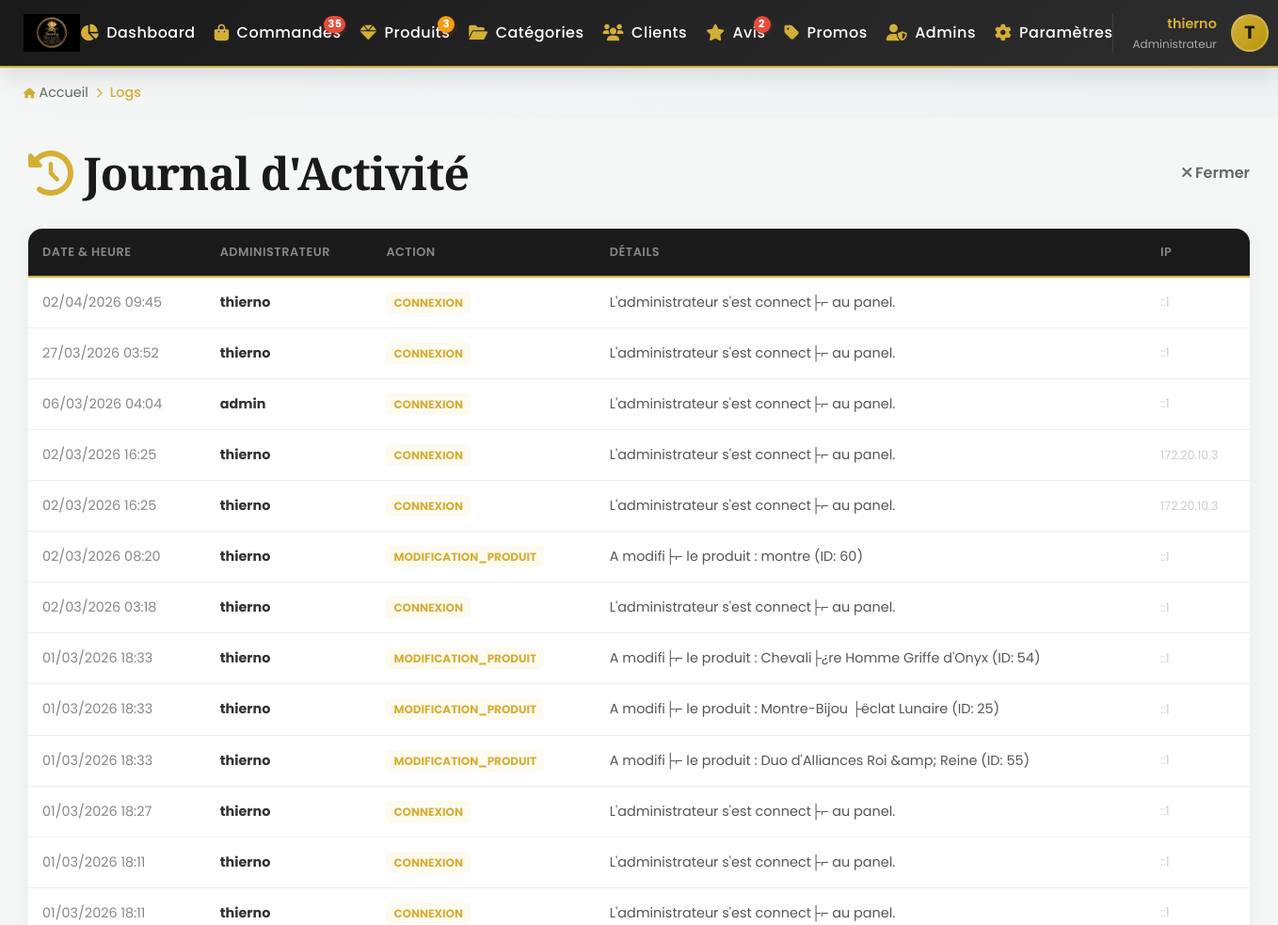
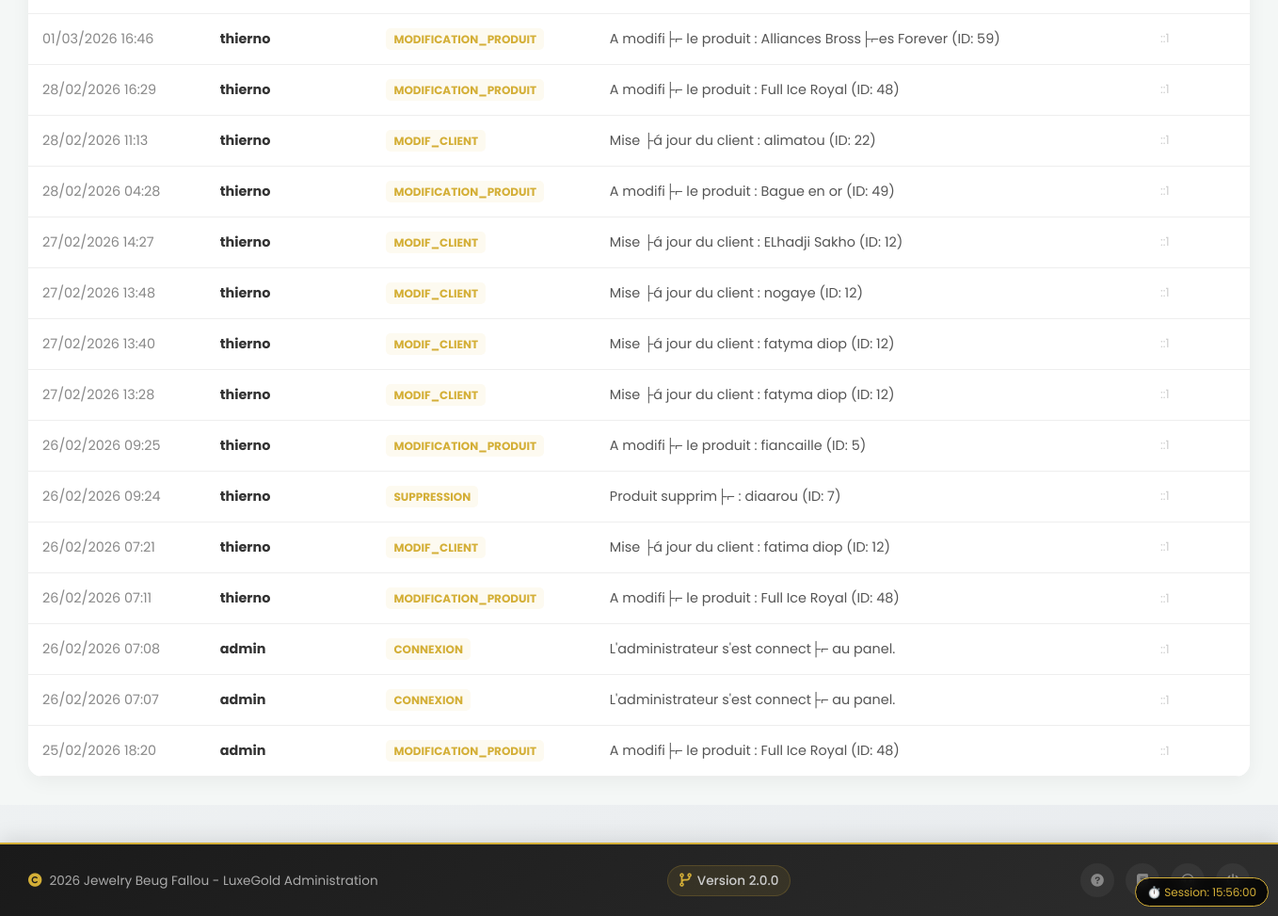
Page /admin/logs.php (signed in) on the committed database (2 pictures, top to bottom).
### tables this page shows
CREATE TABLE `parametres` (
  `id` int(11) NOT NULL DEFAULT 1,
  `nom_boutique` varchar(100) NOT NULL,
  `telephone_whatsapp` varchar(20) NOT NULL,
  `email_contact` varchar(150) DEFAULT NULL,
  `adresse_boutique` text DEFAULT NULL,
  `logo_filename` varchar(255) DEFAULT 'logo.png',
  PRIMARY KEY (`id`)
);

CREATE TABLE `logs_activite` (
  `id` int(11) NOT NULL AUTO_INCREMENT,
  `id_admin` int(11) NOT NULL,
  `admin_nom` varchar(100) DEFAULT NULL,
  `action` varchar(50) NOT NULL,
  `details` text DEFAULT NULL,
  `ip_address` varchar(45) DEFAULT NULL,
  `created_at` timestamp NOT NULL DEFAULT current_timestamp(),
  PRIMARY KEY (`id`)
);

### config/db.php (called while the page is built, shortened)
<?php
$host = getenv('MYSQL_HOST') ?: 'localhost';
$db   = getenv('MYSQL_DB')   ?: 'luxegold_db';
$user = getenv('MYSQL_USER') ?: 'root';
$pass = getenv('MYSQL_PASS') ?: '';
$charset = 'utf8mb4';
$dsn = "mysql:host=$host;dbname=$db;charset=$charset";
$options = [
    PDO::ATTR_ERRMODE            => PDO::ERRMODE_EXCEPTION,
    PDO::ATTR_DEFAULT_FETCH_MODE => PDO::FETCH_ASSOC,
    PDO::ATTR_EMULATE_PREPARES   => false,
];
try {
     $pdo = new PDO($dsn, $user, $pass, $options);
} catch (\PDOException $e) {
     die("Erreur de connexion : " . $e->getMessage());
}
try {
    $stmtConfig = $pdo->query("SELECT * FROM parametres WHERE id = 1");
    $resultConfig = $stmtConfig->fetch(PDO::FETCH_ASSOC);
    if ($resultConfig) {
        $config_site = $resultConfig;
    }
} catch (PDOException $e) {
}
?>

### admin/logs.php (the view, shortened to what this page needs)
<?php
require_once '../config/db.php';
$logs = $pdo->query("SELECT * FROM logs_activite ORDER BY created_at DESC LIMIT 50")->fetchAll();
include 'includes/admin_header.php';
?>
<div class="container py-5" style="background: #f4f7f6; min-height: 100vh; padding: 30px; font-family: 'Poppins', sans-serif;">
    <div style="display: flex; justify-content: space-between; align-items: center; margin-bottom: 30px;">
        <h2 style="font-family: 'Playfair Display', serif;"><i class="fas fa-history" style="color: #d4af37;"></i> Journal d'Activité</h2>
        <a href="dashboard.php" style="text-decoration: none; color: #666; font-weight: 600;"><i class="fas fa-times"></i> Fermer</a>
    </div>
    <div style="background: white; border-radius: 15px; box-shadow: 0 5px 20px rgba(0,0,0,0.05); overflow: hidden;">
        <table style="width: 100%; border-collapse: collapse; text-align: left;">
            <thead>
                <tr style="background: #1a1a1a; color: #d4af37;">
                    <th style="padding: 15px;">Date & Heure</th>
                    <th style="padding: 15px;">Administrateur</th>
                    <th style="padding: 15px;">Action</th>
                    <th style="padding: 15px;">Détails</th>
                    <th style="padding: 15px;">IP</th>
                </tr>
            </thead>
            <tbody>
                <?php foreach($logs as $l): ?>
                <tr style="border-bottom: 1px solid #eee; font-size: 0.9rem;">
                    <td style="padding: 15px; color: #888;"><?= date('d/m/Y H:i', strtotime($l['created_at'])) ?></td>
                    <td style="padding: 15px;"><strong><?= htmlspecialchars($l['admin_nom']) ?></strong></td>
                    <td style="padding: 15px;">
                        <span style="background: #fdfaf0; color: #d4af37; padding: 3px 8px; border-radius: 5px; font-size: 0.75rem; font-weight: bold;">
                            <?= $l['action'] ?>
                        </span>
                    </td>
                    <td style="padding: 15px; color: #555;"><?= htmlspecialchars($l['details']) ?></td>
                    <td style="padding: 15px; color: #ccc; font-size: 0.8rem;"><?= $l['ip_address'] ?></td>
                </tr>
                <?php endforeach; ?>
            </tbody>
        </table>
    </div>
</div>
<?php include 'includes/admin_footer.php'; ?>

### admin/includes/admin_header.php (shortened to what this page needs)
<!DOCTYPE html>
<html lang="fr">
<head>
    <link rel="stylesheet" href="https://cdnjs.cloudflare.com/ajax/libs/font-awesome/6.0.0/css/all.min.css">
    <link rel="stylesheet" href="../assets/css/admin.css">
    <link rel="stylesheet" href="../assets/css/style.css">
</head>
<body>
    <div class="admin-navbar">
        <div class="nav-container">
            <div class="nav-logo">
            <img src="../assets/img/<?= htmlspecialchars($config_site['logo_filename'] ?? 'logo.png') ?>" alt="<?= htmlspecialchars($config_site['nom_boutique'] ?? 'Jewelry Beug Fallou') ?>" style="height: 40px; width: auto;">            </div>
            <ul class="nav-menu" id="adminNavMenu">
                <li class="nav-item">
                    <a href="dashboard.php" class="nav-link <?= basename($_SERVER['PHP_SELF']) == 'dashboard.php' ? 'active' : '' ?>">
                        <i class="fas fa-chart-pie"></i>
                        <span>Dashboard</span>
                    </a>
                </li>
                <li class="nav-item">
                    <a href="commandes.php" class="nav-link <?= basename($_SERVER['PHP_SELF']) == 'commandes.php' ? 'active' : '' ?>">
                        <i class="fas fa-shopping-bag"></i>
                        <span>Commandes</span>
                        <?php
                        try {
                            $stmt = $pdo->query("SELECT COUNT(*) FROM commandes WHERE statut = 'en_attente'");
                            $pendingOrders = $stmt->fetchColumn();
                            if ($pendingOrders > 0) {
                                echo '<span class="nav-badge">' . $pendingOrders . '</span>';
                            }
                        } catch (Exception $e) {}
                        ?>
                    </a>
                </li>
                <li class="nav-item">
                    <a href="produits.php" class="nav-link <?= strpos($_SERVER['PHP_SELF'], 'produit') !== false ? 'active' : '' ?>">
                        <i class="fas fa-gem"></i>
                        <span>Produits</span>
                        <?php
                        try {
                            $stmt = $pdo->query("SELECT COUNT(*) FROM produits WHERE stock <= 2 AND stock > 0");
                            $lowStock = $stmt->fetchColumn();
                            if ($lowStock > 0) {
                                echo '<span class="nav-badge" style="background: #f39c12;">' . $lowStock . '</span>';
                            }
                        } catch (Exception $e) {}
                        ?>
                    </a>
                </li>
                <li class="nav-item">
                    <a href="categories.php" class="nav-link <?= strpos($_SERVER['PHP_SELF'], 'categorie') !== false ? 'active' : '' ?>">
                        <i class="fas fa-folder-open"></i>
                        <span>Catégories</span>
                    </a>
                </li>
                <li class="nav-item">
                    <a href="clients.php" class="nav-link <?= basename($_SERVER['PHP_SELF']) == 'clients.php' ? 'active' : '' ?>">
                        <i class="fas fa-users"></i>
                        <span>Clients</span>
                    </a>
                </li>
                <li class="nav-item">
                    <a href="gestion_avis.php" class="nav-link <?= basename($_SERVER['PHP_SELF']) == 'gestion_avis.php' ? 'active' : '' ?>">
                        <i class="fas fa-star"></i>
                        <span>Avis</span>
                        <?php
                        try {
                            $stmtAvisBadge = $pdo->query("SELECT COUNT(*) FROM avis WHERE statut = 'en_attente'");
                            $pendingAvis = $stmtAvisBadge->fetchColumn();
                            if ($pendingAvis > 0) {
                                echo '<span class="nav-badge" style="background: #e74c3c;">' . $pendingAvis . '</span>';
                            }
                        } catch (Exception $e) {}
                        ?>
                    </a>
                </li>
                <li class="nav-item">
                    <a href="promos.php" class="nav-link <?= basename($_SERVER['PHP_SELF']) == 'promos.php' ? 'active' : '' ?>">
                        <i class="fas fa-tag"></i>
                        <span>Promos</span>
                    </a>
                </li>
                <li class="nav-item">
                    <a href="ajouter_admin.php" class="nav-link <?= basename($_SERVER['PHP_SELF']) == 'ajouter_admin.php' ? 'active' : '' ?>">
                        <i class="fas fa-user-shield"></i>
                        <span>Admins</span>
                    </a>
                </li>
                <li class="nav-item">
                    <a href="parametres.php" class="nav-link <?= basename($_SERVER['PHP_SELF']) == 'parametres.php' ? 'active' : '' ?>">
                        <i class="fas fa-cog"></i>
                        <span>Paramètres</span>
                    </a>
                </li>
            </ul>
            <div class="nav-profile">
                <div class="profile-info">
                    <?php
                    $admin_nom = $_SESSION['admin_name'] ?? 'Admin';
                    $initial = strtoupper(substr($admin_nom, 0, 1));
                    ?>
                    <span class="profile-name"><?= htmlspecialchars($admin_nom) ?></span>
                    <span class="profile-role">Administrateur</span>
                </div>
                <div class="profile-avatar" title="<?= htmlspecialchars($admin_nom) ?>">
                    <?= $initial ?>
                </div>
            </div>
        </div>
    </div>
    <div class="breadcrumb">
        <div class="breadcrumb-container">
            <a href="dashboard.php"><i class="fas fa-home"></i> Accueil</a>
            <i class="fas fa-chevron-right"></i>
            <?php
            $current_page = basename($_SERVER['PHP_SELF'], '.php');
            $page_titles = [
                'dashboard' => 'Tableau de bord',
                'liste' => 'Liste des produits',
                'ajouter' => 'Ajouter un produit',
                'modifier' => 'Modifier un produit',
                'categories' => 'Gestion des catégories',
                'ajouter_categorie' => 'Créer une catégorie',
                'modifier_categorie' => 'Modifier une catégorie',
                'commandes' => 'Gestion des commandes',
                'promos' => 'Codes promo',
                'clients' => 'Clients',
                'gestion_avis' => 'Modération des avis',
                'ajouter_admin' => 'Administrateurs',
                'parametres' => 'Paramètres'
            ];
            $page_title = $page_titles[$current_page] ?? ucfirst($current_page);
            ?>
            <span class="breadcrumb-current"><?= htmlspecialchars($page_title) ?></span>
        </div>
    </div>

### admin/includes/admin_footer.php (shortened to what this page needs)
<footer class="admin-footer">
    <div class="footer-container">
        <div class="footer-copyright">
            <i class="fas fa-copyright"></i>
            <span><?= date('Y') ?> <?= htmlspecialchars($config_site['nom_boutique'] ?? 'Jewelry Beug Fallou') ?> - LuxeGold Administration</span>
        </div>
        <div class="footer-version">
            <i class="fas fa-code-branch"></i>
            <span>Version 2.0.0</span>
        </div>
        <div class="footer-links">
            <a href="#" class="footer-link" title="Aide">
                <i class="fas fa-question-circle"></i>
            </a>
            <a href="#" class="footer-link" title="Documentation">
                <i class="fas fa-book"></i>
            </a>
            <a href="#" class="footer-link" title="Support">
                <i class="fas fa-headset"></i>
            </a>
            <a href="logout.php" class="footer-link logout-link" title="Déconnexion" onclick="return confirm('Êtes-vous sûr de vouloir vous déconnecter ?')">
                <i class="fas fa-power-off"></i>
            </a>
        </div>
    </div>
    <div class="session-timer" id="sessionTimer" style="display: none;"></div>
</footer>
</body>
</html>

### assets/css/admin.css (style rules this page uses)
:root { --gold: #d4af37; --gold-light: #f5e7c8; --gold-dark: #b8960c; --gold-glow: rgba(212, 175, 55, 0.2); --black: #1a1a1a; --black-soft: #2d2d2d; --bg-light: #f4f6f9; --bg-gradient: linear-gradient(135deg, #667eea 0%, #764ba2 100%); --white: #ffffff; --white-off: #fafafa; --text-main: #333333; --text-muted: #888888; --danger: #e74c3c; --danger-light: #fdeaea; --success: #28a745; --success-light: #e8f5e9; --warning: #f39c12; --warning-light: #fff3e0; --info: #3498db; --info-light: #e3f2fd; --border: #eeeeee; --border-dark: #dddddd; --shadow-sm: 0 2px 8px rgba(0,0,0,0.05); --shadow-md: 0 5px 15px rgba(0,0,0,0.08); --shadow-lg: 0 10px 25px rgba(0,0,0,0.1); --shadow-gold: 0 5px 20px rgba(212, 175, 55, 0.15); --shadow-gold-strong: 0 8px 25px rgba(212, 175, 55, 0.25); --radius-sm: 6px; --radius-md: 10px; --radius-lg: 15px; --radius-xl: 20px; --spacing-xs: 5px; --spacing-sm: 10px; --spacing-md: 15px; --spacing-lg: 20px; --spacing-xl: 25px; --spacing-xxl: 30px; --transition-fast: 0.2s ease; --transition-normal: 0.3s ease; --transition-slow: 0.5s ease; --transition-bounce: 0.5s cubic-bezier(0.68, -0.55, 0.265, 1.55); --z-dropdown: 1000; --z-modal: 1050; --z-tooltip: 1100; }
* { margin: 0; padding: 0; box-sizing: border-box; }
body { background: linear-gradient(135deg, var(--bg-light) 0%, #eef2f7 100%); color: var(--text-main); font-family: 'Poppins', sans-serif; margin: 0; padding: 0; min-height: 100vh; line-height: 1.6; }
h1, h2, h3, h4, h5, h6 { font-family: 'Playfair Display', serif; color: var(--black); letter-spacing: -0.02em; }
h2 { font-size: 1.5rem; }
table { width: 100%; border-collapse: collapse; min-width: 700px; background: var(--white); }
thead { background: linear-gradient(135deg, #f8f9fa, #f1f3f5); }
th { padding: 18px 15px; text-align: left; color: var(--text-muted); font-weight: 600; text-transform: uppercase; font-size: 0.8rem; letter-spacing: 0.5px; border-bottom: 2px solid var(--gold); position: relative; }
td { padding: 15px; border-bottom: 1px solid var(--border); vertical-align: middle; transition: background var(--transition-fast); }
tr { transition: all var(--transition-fast); animation: fadeIn 0.3s ease; animation-fill-mode: both; }
tr:last-child td { border-bottom: none; }

### admin/includes/admin_footer.php (style rules this page uses)
.admin-footer { background: linear-gradient(135deg, #1a1a1a 0%, #2d2d2d 100%); color: #888; font-size: 0.85rem; padding: 0; margin-top: 40px; border-top: 2px solid #d4af37; position: relative; box-shadow: 0 -5px 20px rgba(0,0,0,0.1); }
.footer-container { max-width: 1400px; margin: 0 auto; padding: 20px 30px; display: flex; flex-wrap: wrap; justify-content: space-between; align-items: center; gap: 15px; }
.footer-copyright { display: flex; align-items: center; gap: 8px; color: #aaa; transition: color 0.3s ease; }
.footer-copyright i { color: #d4af37; font-size: 0.9rem; }
.footer-version { display: flex; align-items: center; gap: 6px; background: rgba(212, 175, 55, 0.1); padding: 5px 12px; border-radius: 20px; border: 1px solid rgba(212, 175, 55, 0.2); transition: all 0.3s ease; }
.footer-version i { color: #d4af37; font-size: 0.9rem; }
.footer-version span { color: #ccc; font-weight: 500; }
.footer-links { display: flex; align-items: center; gap: 12px; }
.footer-link { display: flex; align-items: center; justify-content: center; width: 36px; height: 36px; border-radius: 50%; background: rgba(255,255,255,0.05); color: #888; text-decoration: none; transition: all 0.3s ease; border: 1px solid transparent; }
.session-timer { position: fixed; bottom: 10px; right: 10px; background: rgba(0,0,0,0.8); color: #d4af37; padding: 5px 12px; border-radius: 20px; font-size: 0.75rem; border: 1px solid #d4af37; backdrop-filter: blur(5px); z-index: 1000; animation: fadeIn 0.5s ease; }

### rows in the picture
parametres: logo_filename (picture), nom_boutique "Jewelry Beug Fallou"
logs_activite: created_at "02/04/2026 09:45", admin_nom "thierno", action "CONNEXION", details "L'administrateur s'est connect├⌐ au panel.", ip_address "::1"
logs_activite: created_at "27/03/2026 03:52", admin_nom "thierno", action "CONNEXION", details "L'administrateur s'est connect├⌐ au panel.", ip_address "::1"
logs_activite: created_at "06/03/2026 04:04", admin_nom "admin", action "CONNEXION", details "L'administrateur s'est connect├⌐ au panel.", ip_address "::1"
logs_activite: created_at "02/03/2026 16:25", admin_nom "thierno", action "CONNEXION", details "L'administrateur s'est connect├⌐ au panel.", ip_address "172.20.10.3"
logs_activite: created_at "02/03/2026 16:25", admin_nom "thierno", action "CONNEXION", details "L'administrateur s'est connect├⌐ au panel.", ip_address "172.20.10.3"
logs_activite: created_at "02/03/2026 08:20", admin_nom "thierno", action "MODIFICATION_PRODUIT", details "A modifi├⌐ le produit : montre (ID: 60)", ip_address "::1"
logs_activite: created_at "02/03/2026 03:18", admin_nom "thierno", action "CONNEXION", details "L'administrateur s'est connect├⌐ au panel.", ip_address "::1"
logs_activite: created_at "01/03/2026 18:33", admin_nom "thierno", action "MODIFICATION_PRODUIT", details "A modifi├⌐ le produit : Chevali├¿re Homme Griffe d'Onyx (ID: 54)", ip_address "::1"
logs_activite: created_at "01/03/2026 18:33", admin_nom "thierno", action "MODIFICATION_PRODUIT", details "A modifi├⌐ le produit : Montre-Bijou ├ëclat Lunaire (ID: 25)", ip_address "::1"
logs_activite: created_at "01/03/2026 18:33", admin_nom "thierno", action "MODIFICATION_PRODUIT", details "A modifi├⌐ le produit : Duo d'Alliances Roi &amp; Reine (ID: 55)", ip_address "::1"
logs_activite: created_at "01/03/2026 18:27", admin_nom "thierno", action "CONNEXION", details "L'administrateur s'est connect├⌐ au panel.", ip_address "::1"
logs_activite: created_at "01/03/2026 18:11", admin_nom "thierno", action "CONNEXION", details "L'administrateur s'est connect├⌐ au panel.", ip_address "::1"
logs_activite: created_at "01/03/2026 18:11", admin_nom "thierno", action "CONNEXION", details "L'administrateur s'est connect├⌐ au panel.", ip_address "::1"
logs_activite: created_at "01/03/2026 16:46", admin_nom "thierno", action "MODIFICATION_PRODUIT", details "A modifi├⌐ le produit : Alliances Bross├⌐es Forever (ID: 59)", ip_address "::1"
logs_activite: created_at "28/02/2026 16:29", admin_nom "thierno", action "MODIFICATION_PRODUIT", details "A modifi├⌐ le produit : Full Ice Royal (ID: 48)", ip_address "::1"
logs_activite: created_at "28/02/2026 11:13", admin_nom "thierno", action "MODIF_CLIENT", details "Mise ├á jour du client : alimatou (ID: 22)", ip_address "::1"
logs_activite: created_at "28/02/2026 04:28", admin_nom "thierno", action "MODIFICATION_PRODUIT", details "A modifi├⌐ le produit : Bague en or (ID: 49)", ip_address "::1"
logs_activite: created_at "27/02/2026 14:27", admin_nom "thierno", action "MODIF_CLIENT", details "Mise ├á jour du client : ELhadji Sakho (ID: 12)", ip_address "::1"
logs_activite: created_at "27/02/2026 13:48", admin_nom "thierno", action "MODIF_CLIENT", details "Mise ├á jour du client : nogaye (ID: 12)", ip_address "::1"
logs_activite: created_at "27/02/2026 13:40", admin_nom "thierno", action "MODIF_CLIENT", details "Mise ├á jour du client : fatyma diop (ID: 12)", ip_address "::1"
logs_activite: created_at "27/02/2026 13:28", admin_nom "thierno", action "MODIF_CLIENT", details "Mise ├á jour du client : fatyma diop (ID: 12)", ip_address "::1"
logs_activite: created_at "26/02/2026 09:25", admin_nom "thierno", action "MODIFICATION_PRODUIT", details "A modifi├⌐ le produit : fiancaille (ID: 5)", ip_address "::1"
logs_activite: created_at "26/02/2026 09:24", admin_nom "thierno", action "SUPPRESSION", details "Produit supprim├⌐ : diaarou (ID: 7)", ip_address "::1"
logs_activite: created_at "26/02/2026 07:21", admin_nom "thierno", action "MODIF_CLIENT", details "Mise ├á jour du client : fatima diop (ID: 12)", ip_address "::1"
logs_activite: created_at "26/02/2026 07:11", admin_nom "thierno", action "MODIFICATION_PRODUIT", details "A modifi├⌐ le produit : Full Ice Royal (ID: 48)", ip_address "::1"
logs_activite: created_at "26/02/2026 07:08", admin_nom "admin", action "CONNEXION", details "L'administrateur s'est connect├⌐ au panel.", ip_address "::1"
logs_activite: created_at "26/02/2026 07:07", admin_nom "admin", action "CONNEXION", details "L'administrateur s'est connect├⌐ au panel.", ip_address "::1"
logs_activite: created_at "25/02/2026 18:20", admin_nom "admin", action "MODIFICATION_PRODUIT", details "A modifi├⌐ le produit : Full Ice Royal (ID: 48)", ip_address "::1"

### other values in the picture
$pendingOrders "35"
$lowStock "3"
$pendingAvis "2"
$admin_nom "thierno"
$initial "T"
$page_title "Logs"
